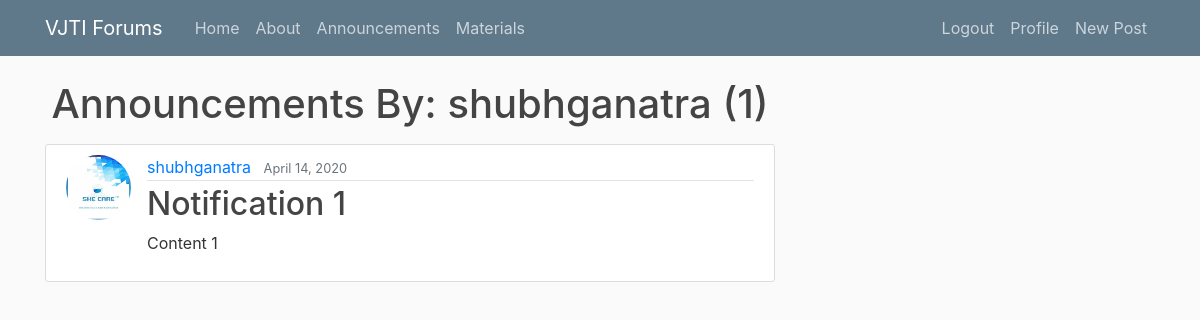
The app's page /notifs/user/shubhganatra/notifs (signed in), older data.
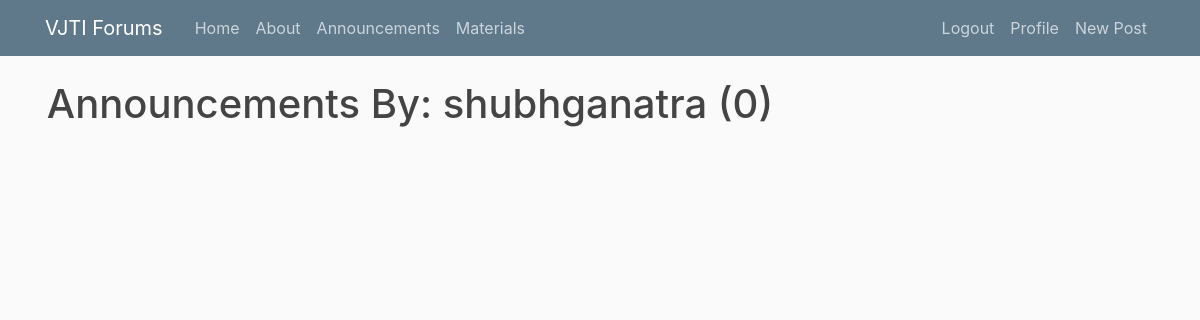
The same page, newer data.
### notifs/models.py (models this page shows, shortened)
class Notif(models.Model):
    title=models.CharField(max_length=150)
    content=models.TextField(max_length=1500)
    date_posted=models.DateTimeField(default=timezone.now)
    author=models.ForeignKey(User, on_delete=models.CASCADE)

### users/models.py (models this page shows, shortened)
class Profile(models.Model):
    user=models.OneToOneField(User, on_delete=models.CASCADE)
    image=models.ImageField(default='default.jpg',upload_to='profile_pics')

### notifs/views.py (the view)
# urls.py: path('user/<str:username>/notifs', UserNotifListView.as_view(), name='user-notifs'),
class UserNotifListView(ListView):
    model= Notif
    template_name='notifs/user_notifs.html'
    context_object_name='notifs'
    ordering=['-date_posted']
    paginate_by=5
    def get_queryset(self):
        user= get_object_or_404(User, username=self.kwargs.get('username'))
        return Notif.objects.filter(author=user).order_by('-date_posted')

### blog/templates/notifs/user_notifs.html (shortened to what this page needs)
{% extends "blog/base.html" %}
{% block content %}
  <h1 class='mb-3' align='center'>Announcements By: {{ view.kwargs.username }} ({{ page_obj.paginator.count }})</h1>
  {% for notif in notifs %}
    <article class="media content-section">
      <img class="rounded-circle article-img" src="{{ notif.author.profile.image.url }}">
      <div class="media-body">
        <div class="article-metadata">
          <a class="mr-2" href="{% url 'user-notifs' notif.author.username %}">{{ notif.author }}</a>
          <small class="text-muted">{{ notif.date_posted|date:"F d, Y" }}</small>
        </div>
        <h2><a class="article-title" href="{% url 'notifs-detail' notif.id %}">{{ notif.title }}</a></h2>
        <p class="article-content">{{ notif.content }}</p>
      </div>
    </article>
  {% endfor %}
{% endblock content %}

Row changes from the older to the newer data that the page shows:
removed Notif: author.profile.image (picture), author "shubhganatra", date_posted "April 14, 2020", title "Notification 1", content "Content 1"
Text that changed along with them:
{{ page_obj.paginator.count }}: "1" → "0"
